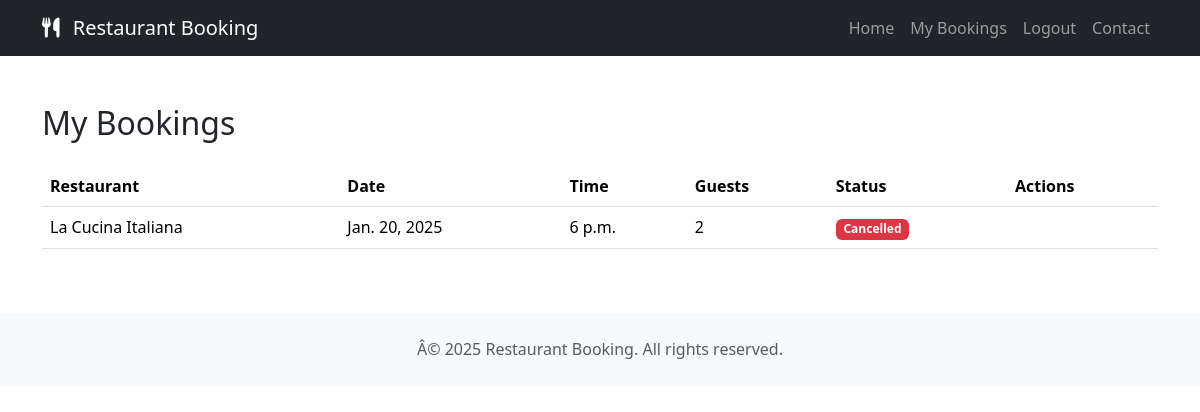
/bookings/ (signed in), run on the app's committed database.
### restaurant/models.py (models this page shows, shortened)
class Booking(models.Model):
    STATUS_CHOICES = [
        ('pending', 'Pending'),
        ('confirmed', 'Confirmed'),
        ('cancelled', 'Cancelled'),
    ]
    user = models.ForeignKey(User, on_delete=models.CASCADE)
    restaurant = models.ForeignKey(Restaurant, on_delete=models.CASCADE)
    table = models.ForeignKey(Table, on_delete=models.CASCADE, null=True, blank=True)  # Optional table assignment
    time_slot = models.ForeignKey(TimeSlot, on_delete=models.CASCADE, null=True, blank=True)  # Optional time slot
    date = models.DateField()
    time = models.TimeField()
    number_of_guests = models.PositiveIntegerField()
    special_requests = models.TextField(blank=True, null=True)
    status = models.CharField(max_length=20, choices=STATUS_CHOICES, default='pending')
    created_at = models.DateTimeField(auto_now_add=True)
    updated_at = models.DateTimeField(auto_now=True)
    class Meta:
        ordering = ['-date', '-time']  # Orders bookings by date and time, most recent first

class Restaurant(models.Model):
    name = models.CharField(max_length=100)
    address = models.CharField(max_length=200)
    description = models.TextField(blank=True)
    opening_time = models.TimeField(default=datetime.strptime('09:00', '%H:%M').time())
    closing_time = models.TimeField(default=datetime.strptime('22:00', '%H:%M').time())
    capacity = models.IntegerField(default=50)
    contact_number = models.CharField(max_length=20)
    email = models.EmailField()

### restaurant/views.py (the view)
# urls.py: path('bookings/', views.my_bookings, name='my_bookings'),
@login_required
def my_bookings(request):
    bookings = Booking.objects.filter(user=request.user).order_by('-date', '-time')
    return render(request, 'restaurant/my_bookings.html', {
        'bookings': bookings
    })

### restaurant/templates/restaurant/my_bookings.html (shortened to what this page needs)
{% extends "base.html" %}
{% block content %}
<div class="container my-5">
    <div class="row">
        <div class="col-12">
            <h2 class="mb-4">My Bookings</h2>
            {% if bookings %}
                <div class="table-responsive">
                    <table class="table table-hover">
                        <thead>
                            <tr>
                                <th>Restaurant</th>
                                <th>Date</th>
                                <th>Time</th>
                                <th>Guests</th>
                                <th>Status</th>
                                <th>Actions</th>
                            </tr>
                        </thead>
                        <tbody>
                            {% for booking in bookings %}
                            <tr>
                                <td>{{ booking.restaurant.name }}</td>
                                <td>{{ booking.date }}</td>
                                <td>{{ booking.time }}</td>
                                <td>{{ booking.number_of_guests }}</td>
                                <td>
                                    <span class="badge {% if booking.status == 'confirmed' %}bg-success{% elif booking.status == 'pending' %}bg-warning{% else %}bg-danger{% endif %}">
                                        {{ booking.status|title }}
                                    </span>
                                </td>
                                <td>
                                </td>
                            </tr>
                            {% endfor %}
                        </tbody>
                    </table>
                </div>
            {% else %}
                <div class="alert alert-info">
                    You don't have any bookings yet.
                    <a href="{% url 'restaurant_list' %}">Browse restaurants</a> to make a booking.
                </div>
            {% endif %}
        </div>
    </div>
</div>
{% endblock %}

### data on the page
Booking: restaurant.name "La Cucina Italiana", date "Jan. 20, 2025", time "6 p.m.", number_of_guests "2", status "Cancelled"
